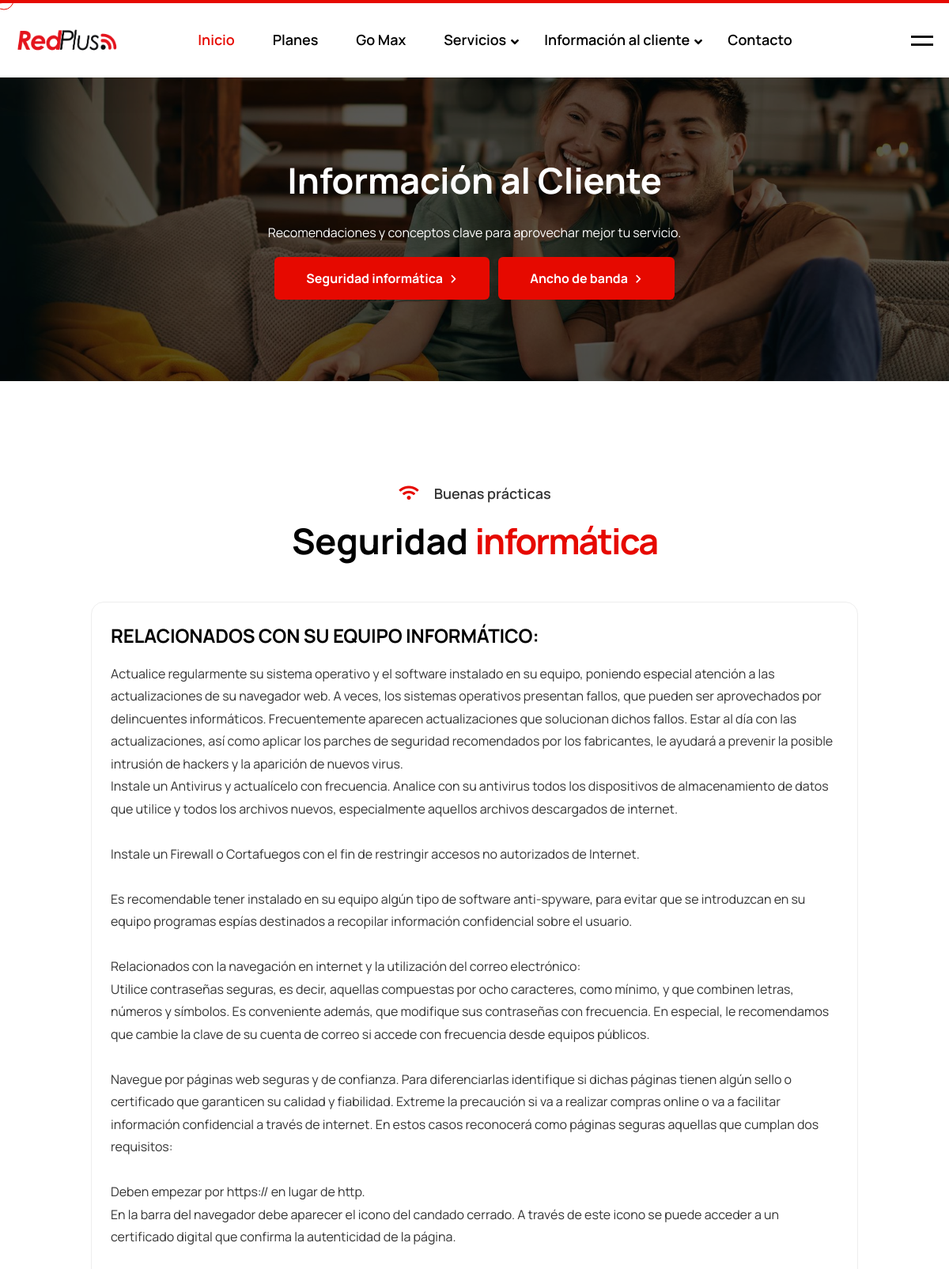
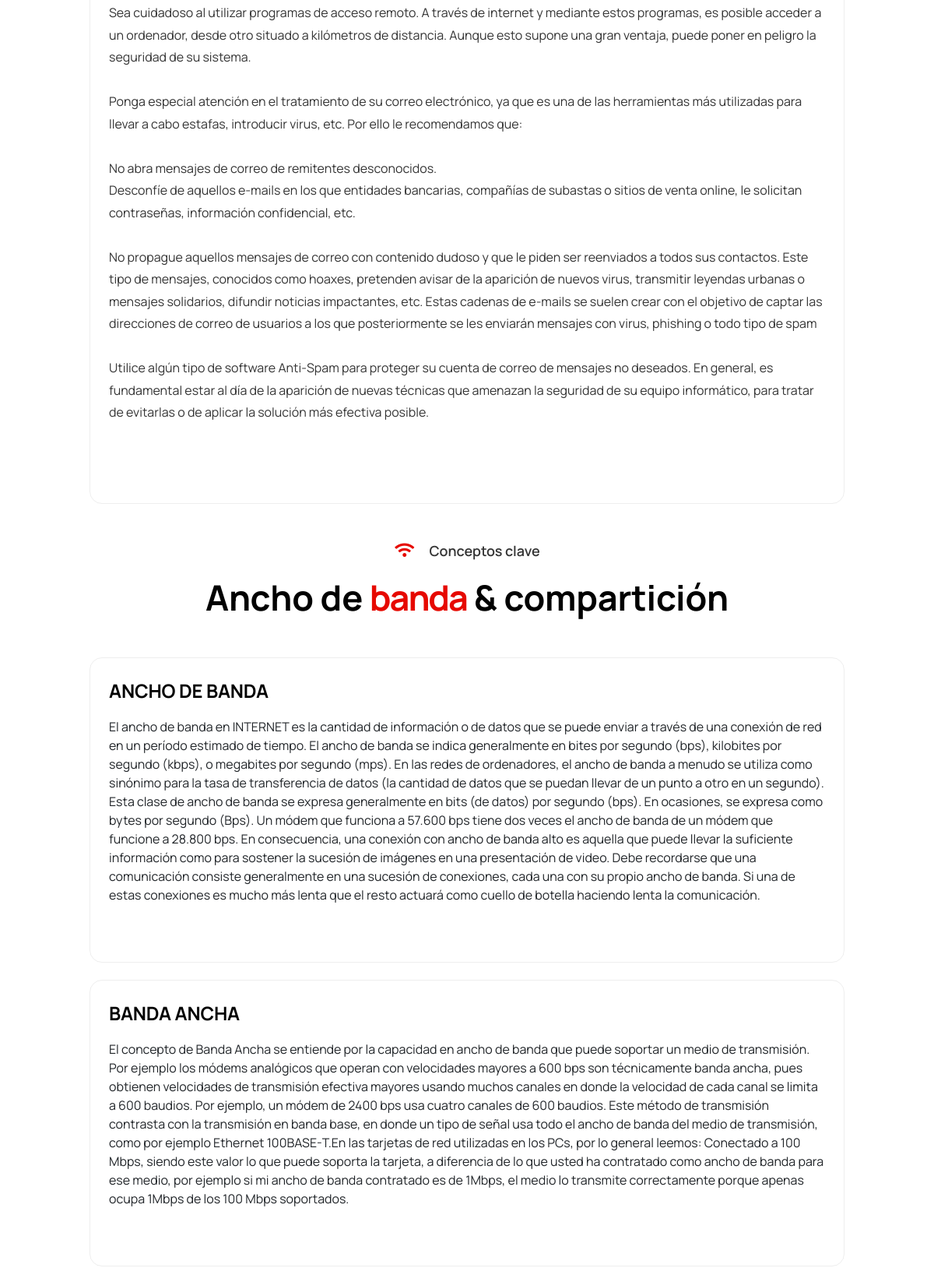
The page /informacion/ (upper part) on the database its author committed (2 pictures, top to bottom).
### principal/models.py (models this page shows, shortened)
class Empresa(models.Model):
    nombre = models.CharField(max_length=200)
    lema = models.CharField(max_length=255, blank=True, help_text="Frase corta o slogan")
    detalle= models.TextField(  blank=True, null=True ,help_text="resumen de lo que es la empresa RedPlus")
    favicon = models.ImageField(upload_to="empresa/", blank=True, null=True)
    logo = models.ImageField(upload_to="empresa/", blank=True, null=True)
    logo_blanco = models.ImageField(upload_to="empresa/", blank=True, null=True)
    direccion = models.CharField(max_length=255, blank=True)
    ciudad = models.CharField(max_length=100, blank=True)
    maps_link = models.URLField("Link Google Maps (Ruta)", blank=True)  # aquí pegas el shortlink o url de google maps
    maps_view = models.TextField(  blank=True, null=True) # aquí pegas el Incorporar un mapa de google maps el iframe
    test_velocidad = models.TextField(blank=True, null=True, help_text="Copiar aqui el iframe  codigo de test de velocidad")
    telefono = models.CharField(max_length=50, blank=True)
    whatsapp = models.CharField(max_length=50, blank=True, help_text="Número WhatsApp con código país")
    whatsapp_ventas = models.CharField(max_length=50, blank=True, help_text="Número WhatsApp con código país")
    whatsapp_info = models.CharField(max_length=50, blank=True, help_text="Número WhatsApp con código país")
    email = models.EmailField(blank=True)
    horario = models.CharField(max_length=200, blank=True, help_text="Ej. Lun-Vie 8:00-18:00")
    facebook = models.CharField(max_length=50, blank=True, null=True)
    instagram = models.CharField(max_length=50,blank=True, null=True)
    twitter = models.CharField(max_length=50, blank=True, null=True)
    youtube = models.CharField(max_length=50, blank=True, null=True)
    class Meta:
        verbose_name = "Empresa"
        verbose_name_plural = "Empresa"

class Pagina(models.Model):
    titulo = models.CharField(max_length=200, default="RedPlus", blank=True, null=True)
    img_1 = models.ImageField(upload_to="paginas/", blank=True, null=True,help_text="Imagen 1 para inciio slider")
    img_2 = models.ImageField(upload_to="paginas/", blank=True, null=True,help_text="Imagen 2 para inciio slider")
    img_3 = models.ImageField(upload_to="paginas/", blank=True, null=True,help_text="Imagen 3 para inciio slider")
    img_4 = models.ImageField(upload_to="paginas/", blank=True, null=True, help_text="Imagen  para  Conéctate con nosotros")
    img_5 = models.ImageField(upload_to="paginas/", blank=True, null=True, help_text="Imagen  para ")
    img_6 = models.ImageField(upload_to="paginas/", blank=True, null=True, help_text="Imagen  para")
    img_7 = models.ImageField(upload_to="paginas/", blank=True, null=True, help_text="Imagen  ")
    botarga_1 = models.ImageField(upload_to="paginas/", blank=True, null=True,help_text="mascota empresa")
    botarga_2 = models.ImageField(upload_to="paginas/", blank=True, null=True, help_text="mascota empresa")
    botarga_3 = models.ImageField(upload_to="paginas/", blank=True, null=True, help_text="mascota empresa")
    img_gomax_1 = models.ImageField(upload_to="paginas/", blank=True, null=True)
    img_gomax_2 = models.ImageField(upload_to="paginas/", blank=True, null=True)
    img_gomax_3 = models.ImageField(upload_to="paginas/", blank=True, null=True)
    img_serv_hotspot = models.ImageField(upload_to="paginas/", blank=True, null=True)
    img_serv_vivo = models.ImageField(upload_to="paginas/", blank=True, null=True)
    img_contacto = models.ImageField(upload_to="paginas/", blank=True, null=True)
    img_informacion= models.ImageField(upload_to="paginas/", blank=True, null=True,  help_text="Imagen horizontal sobre informacion al cliente")
    archivo_calidad = models.FileField(upload_to="paginas/", blank=True, null=True, help_text="Subir archivo pdf dispuestos por la ARCOTEL")
    img_calidad = models.ImageField(upload_to="paginas/", blank=True, null=True,  help_text="Imagen resolucion dispuestos por la ARCOTEL")
    img_consumo = models.ImageField(upload_to="paginas/", blank=True, null=True)
    class Meta:
        verbose_name = "Página Inicio"
        verbose_name_plural = "Página Inicio"

class Info_web(models.Model):
    CATEGORY_CHOICES = [
        ('seguridad', 'Seguridad informática'),
        ('ancho_banda', 'Ancho de banda'),
    ]
    categoria = models.CharField(max_length=30, choices=CATEGORY_CHOICES)
    titulo = models.CharField(max_length=200)
    sub_titulo = models.CharField(max_length=250, blank=True)
    cuerpo = RichTextField(help_text="Editor avanzado para el contenido")
    publicado = models.BooleanField(default=True)
    orden = models.PositiveSmallIntegerField(default=0, help_text="Orden de aparición (menor = primero)")
    class Meta:
        verbose_name = "Información Web"
        verbose_name_plural = "Información Web"

### principal/views.py (the view)
# urls.py: path('informacion/',info_cliente,name="informacion"),
def info_cliente(request):
    contexto = {
        'marca': Empresa.objects.first(),
        'pagina': Pagina.objects.first(),
        'caract_serv': Caract_Servicios.objects.all(),
        'seguridad': Info_web.objects.filter(categoria='seguridad', publicado=True),
        'ancho_banda': Info_web.objects.filter(categoria='ancho_banda', publicado=True),
    }
    return render(request, 'informacion.html', contexto)

### principal/context_processors.py (called while the page is built)
def empresa(request):
    obj = Empresa.objects.order_by('id').first()
    documentaciones = Documentacion.objects.all()
    return {"marca": obj, "documentaciones": documentaciones}

### templates/informacion.html (shortened to what this page needs)
{% extends "base.html" %}
{% load static %}
{% block content %}
<main class="site-main">
  <section class="blog-page-header" style="position: relative;">
    <img src="/media/{{ pagina.img_informacion }}"
         alt="Fondo encabezado"
         style="position: absolute; top: 0; left: 0; width: 100%; height: 100%; object-fit: cover; opacity: 0.35; z-index: -1;">
    <div class="container">
        <div class="page-header-inner text-center">
            <h2 class="blog-details-main-title wow fadeInUp" data-wow-duration="1500ms" data-wow-delay="200ms">
                Información al Cliente
            </h2>
            <p class="wow fadeInUp" data-wow-duration="1500ms" data-wow-delay="350ms">
                Recomendaciones y conceptos clave para aprovechar mejor tu servicio.
            </p>
            <div class="mt-3">
                <a href="#seguridad" class="btn btn-bg-primary me-2">Seguridad informática<i class="icon-1"></i></a>
                <a href="#ancho-banda" class="btn btn-bg-white">Ancho de banda<i class="icon-1"></i></a>
            </div>
        </div>
    </div>
</section>
  <section class="blog-details">
    <div class="container">
      <div class="row justify-content-center">
        <div class="col-lg-10 col-md-12 col-sm-12">
          <div id="seguridad" class="mb-5">
            <div class="section-title text-center">
              <i class="icon-main-icon"></i>
              <span>Buenas prácticas</span>
            </div>
            <div class="section-main-title text-center">
              <h2 class="mx-auto">Seguridad <span class="section-main-title-primery">informática</span></h2>
            </div>
            {% if seguridad %}
              {% for item in seguridad %}
                <article class="wow fadeInLeft animated" data-wow-duration="1500ms" data-wow-delay="100ms"
                         style="border:1px solid #eee;border-radius:16px;padding:24px;margin-bottom:22px;background:#fff">
                  <header class="mb-2">
                    <h3 class="mb-1">{{ item.titulo }}</h3>
                  </header>
                  <div class="blog-details-text-3 mt-3">
                    {{ item.cuerpo|safe }}
                  </div>
                </article>
              {% endfor %}
            {% else %}
              <p class="text-muted text-center">Aún no hay contenidos de seguridad publicados.</p>
            {% endif %}
          </div>
          <div id="ancho-banda" class="mt-5">
            <div class="section-title text-center">
              <i class="icon-main-icon"></i>
              <span>Conceptos clave</span>
            </div>
            <div class="section-main-title text-center">
              <h2 class="mx-auto">Ancho de <span class="section-main-title-primery">banda</span> &amp; compartición</h2>
            </div>
            {% if ancho_banda %}
              {% for item in ancho_banda %}
                <article class="wow fadeInLeft animated" data-wow-duration="1500ms" data-wow-delay="100ms"
                         style="border:1px solid #eee;border-radius:16px;padding:24px;margin-bottom:22px;background:#fff">
                  <header class="mb-2">
                    <h3 class="mb-1">{{ item.titulo }}</h3>
                  </header>
                  <div class="blog-details-text-3 mt-3">
                    {{ item.cuerpo|safe }}
                  </div>
                </article>
              {% endfor %}
            {% else %}
              <p class="text-muted text-center">Aún no hay contenidos de ancho de banda publicados.</p>
            {% endif %}
          </div>
        </div>
      </div>
    </div>
  </section>
</main>
{% endblock %}

### templates/includes/header.html (shortened to what this page needs)
{% load static %}
<header class="main-header">
    <div class="header-menu">
        <div class="logo-box">
            <a href="/">
                <img src="/media/{{ marca.logo }}" alt="Logo">
            </a>
        </div>
        <nav class="navbar-expand-lg">
            <div class="collapse navbar-collapse" id="navbarSupportedContent">
                <ul class="navbar-nav me-auto">
                    <li>
                        <a class="text-decoration-none" href="/">Inicio</a>
                    </li>
                    <li>
                        <a class="text-decoration-none" href="/planes/">Planes</a>
                    </li>
                    <li>
                        <a class="text-decoration-none" href="/go_max/">Go Max</a>
                    </li>
                    <li class="dropdown">
                        <a class="nav-link dropdown-toggle" href="#">Servicios</a>
                    </li>
                    <li class="dropdown">
                        <a class="nav-link dropdown-toggle" href="/informacion/">Información al cliente</a>
                    </li>
                    <li>
                        <a class="text-decoration-none" href="/contacto/">Contacto</a>
                    </li>
                </ul>
            </div>
        </nav>
        <div class="header-right align-items-center">
            <div class="side-drawer-toggler-btn">
                <span class="line-1"></span><span class="line-2"></span>
            </div>
        </div>
    </div>
</header>

### rows shown on the page
Empresa: logo (picture)
Pagina: img_informacion (picture)
Info_web: titulo "RELACIONADOS CON SU EQUIPO INFORMÁTICO:", cuerpo "Actualice regularmente su sistema operativo y el software instalado en su equipo, poniendo especial atención a las actualizaciones de su navegador web. A veces, los sistemas operativos presentan fallos, que pueden ser aprovechados por delincuentes informáticos. Frecuentemente aparecen actualizaciones que solucionan dichos fallos. Estar al día con las actualizaciones, así como aplicar los parches de seguridad recomendados por los fabricantes, le ayudará a prevenir la posible intrusión de hackers y la aparición de nuevos virus. Instale un Antivirus y actualícelo con frecuencia. Analice con su antivirus todos los dispositivos de almacenamiento de datos que utilice y todos los archivos nuevos,…"
Info_web: titulo "ANCHO DE BANDA", cuerpo "El ancho de banda en INTERNET es la cantidad de información o de datos que se puede enviar a través de una conexión de red en un período estimado de tiempo. El ancho de banda se indica generalmente en bites por segundo (bps), kilobites por segundo (kbps), o megabites por segundo (mps). En las redes de ordenadores, el ancho de banda a menudo se utiliza como sinónimo para la tasa de transferencia de datos (la cantidad de datos que se puedan llevar de un punto a otro en un segundo). Esta clase de ancho de banda se expresa generalmente en bits (de datos) por segundo (bps). En ocasiones, se expresa como bytes por segundo (Bps). Un módem que funciona a 57.600 bps tiene dos veces el ancho de banda…"
Info_web: titulo "BANDA ANCHA", cuerpo "El concepto de Banda Ancha se entiende por la capacidad en ancho de banda que puede soportar un medio de transmisión. Por ejemplo los módems analógicos que operan con velocidades mayores a 600 bps son técnicamente banda ancha, pues obtienen velocidades de transmisión efectiva mayores usando muchos canales en donde la velocidad de cada canal se limita a 600 baudios. Por ejemplo, un módem de 2400 bps usa cuatro canales de 600 baudios. Este método de transmisión contrasta con la transmisión en banda base, en donde un tipo de señal usa todo el ancho de banda del medio de transmisión, como por ejemplo Ethernet 100BASE-T.En las tarjetas de red utilizadas en los PCs, por lo general leemos:…"
